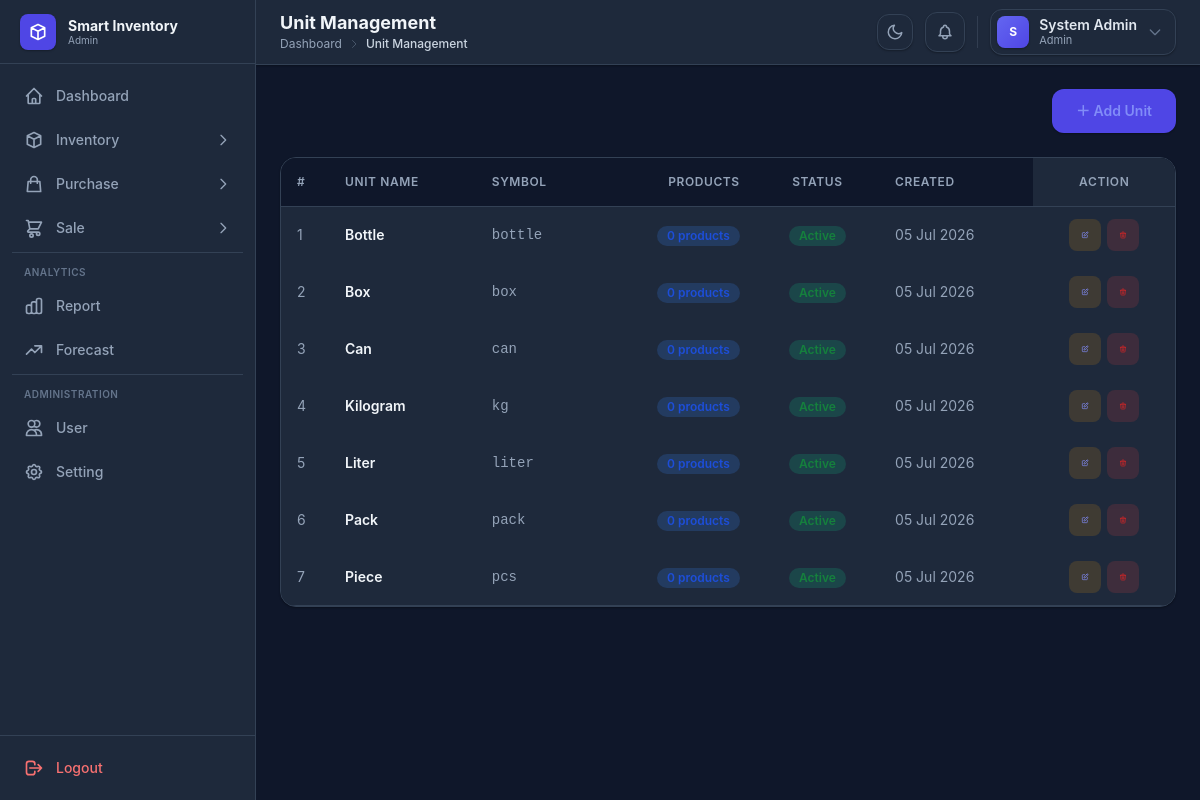
The page /units/index.php (signed in) on the database its author committed.
### tables this page shows
CREATE TABLE IF NOT EXISTS units (
    unit_id INT AUTO_INCREMENT PRIMARY KEY,
    unit_name VARCHAR(50) NOT NULL,
    unit_symbol VARCHAR(20) NOT NULL,
    status ENUM('Active', 'Inactive') NOT NULL DEFAULT 'Active',
    created_at TIMESTAMP DEFAULT CURRENT_TIMESTAMP,
    updated_at TIMESTAMP DEFAULT CURRENT_TIMESTAMP ON UPDATE CURRENT_TIMESTAMP
);

### units/index.php (the view, shortened to what this page needs)
<?php
include "../config/database.php";
$action = $_GET['action'] ?? 'list';
function columnExists($conn, $table, $column) {
    $res = @mysqli_query($conn, "SHOW COLUMNS FROM `$table` LIKE '$column'");
    return $res && mysqli_num_rows($res) > 0;
}
function tableExists($conn, $table) {
    $res = @mysqli_query($conn, "SHOW TABLES LIKE '$table'");
    return $res && mysqli_num_rows($res) > 0;
}
$migrated = columnExists($conn, 'products', 'unit_id');
$units_exists = tableExists($conn, 'units');
$units = [];
if ($units_exists) {
    if ($migrated) {
        $res = @mysqli_query($conn, "SELECT u.*, (SELECT COUNT(*) FROM products WHERE unit_id = u.unit_id) AS product_count FROM units u ORDER BY u.unit_name ASC");
    } else {
        $res = @mysqli_query($conn, "SELECT u.*, 0 AS product_count FROM units u ORDER BY u.unit_name ASC");
    }
    if ($res) {
        while ($r = mysqli_fetch_assoc($res)) {
            $units[] = $r;
        }
    }
}
$unit = null;
?>
<!DOCTYPE html>
<html lang="en">
<head>
    <script src="https://cdn.tailwindcss.com"></script>
    <link rel="stylesheet" href="../assets/css/style.css">
</head>
<body class="bg-gray-50 dark:bg-slate-900">
    <div class="flex min-h-screen">
        <?php include "../includes/sidebar.php"; ?>
        <div class="flex-1 flex flex-col">
            <?php $page_title = 'Unit Management'; include "../includes/header.php"; ?>
            <main class="p-6">
                <?php if ($action === 'add' || $action === 'edit'): ?>
                    <?php $is_edit = ($action === 'edit' && $unit); ?>
                    <div class="max-w-2xl mx-auto">
                        <div class="flex items-center gap-2 text-sm text-gray-500 dark:text-gray-400 mb-6">
                            <a href="index.php" class="hover:text-indigo-600 transition">Units</a>
                            <svg class="w-4 h-4" fill="none" stroke="currentColor" viewBox="0 0 24 24"><path stroke-linecap="round" stroke-linejoin="round" stroke-width="2" d="M9 5l7 7-7 7"/></svg>
                            <span class="text-gray-900 dark:text-white font-semibold"><?= $is_edit ? 'Edit Unit' : 'Add Unit' ?></span>
                        </div>
                        <div class="bg-white dark:bg-slate-800 rounded-2xl shadow-sm border border-gray-200 dark:border-slate-700 overflow-hidden">
                            <div class="px-6 py-4 border-b border-gray-100 dark:border-slate-700 bg-gray-50 dark:bg-slate-700/50">
                                <h3 class="text-sm font-bold text-gray-700 dark:text-gray-200 uppercase tracking-wider flex items-center gap-2">
                                    <svg class="w-4 h-4 text-indigo-500" fill="none" stroke="currentColor" viewBox="0 0 24 24">
                                        <path stroke-linecap="round" stroke-linejoin="round" stroke-width="2" d="M20 7l-8-4-8 4m16 0l-8 4m8-4v10l-8 4m0-10L4 7m8 4v10M4 7v10l8 4" />
                                    </svg>
                                    <?= $is_edit ? 'Edit Unit Information' : 'New Unit Information' ?>
                                </h3>
                            </div>
                            <div class="p-6">
                                <form method="POST" class="space-y-5">
                                    <div>
                                        <label class="block text-sm font-semibold text-gray-700 dark:text-gray-300 mb-2">Unit Name <span class="text-red-500">*</span></label>
                                        <input type="text" name="unit_name" value="<?= $is_edit ? htmlspecialchars($unit['unit_name']) : '' ?>" class="w-full border border-gray-300 dark:border-slate-600 rounded-xl px-4 py-3 text-sm focus:outline-none focus:ring-2 focus:ring-indigo-500 focus:border-transparent dark:bg-slate-700 dark:text-white transition" placeholder="e.g. Kilogram" required>
                                    </div>
                                    <div>
                                        <label class="block text-sm font-semibold text-gray-700 dark:text-gray-300 mb-2">Unit Symbol <span class="text-red-500">*</span></label>
                                        <input type="text" name="unit_symbol" value="<?= $is_edit ? htmlspecialchars($unit['unit_symbol']) : '' ?>" class="w-full border border-gray-300 dark:border-slate-600 rounded-xl px-4 py-3 text-sm focus:outline-none focus:ring-2 focus:ring-indigo-500 focus:border-transparent dark:bg-slate-700 dark:text-white font-mono transition" placeholder="e.g. kg" required>
                                        <p class="text-xs text-gray-400 mt-1.5">Short code displayed in product forms and reports</p>
                                    </div>
                                    <div>
                                        <label class="block text-sm font-semibold text-gray-700 dark:text-gray-300 mb-2">Status <span class="text-red-500">*</span></label>
                                        <select name="status" class="w-full border border-gray-300 dark:border-slate-600 rounded-xl px-4 py-3 text-sm focus:outline-none focus:ring-2 focus:ring-indigo-500 focus:border-transparent dark:bg-slate-700 dark:text-white transition" required>
                                            <option value="Active" <?= ($is_edit && $unit['status'] === 'Active') ? 'selected' : '' ?>>Active</option>
                                            <option value="Inactive" <?= ($is_edit && $unit['status'] === 'Inactive') ? 'selected' : '' ?>>Inactive</option>
                                        </select>
                                    </div>
                                    <div class="flex justify-end gap-3 pt-4 border-t border-gray-200 dark:border-slate-700">
                                        <a href="index.php" class="px-6 py-3 bg-gray-100 dark:bg-slate-700 text-gray-700 dark:text-gray-300 rounded-xl text-sm font-semibold hover:bg-gray-200 dark:hover:bg-slate-600 transition">Cancel</a>
                                        <button name="<?= $is_edit ? 'update' : 'save' ?>" class="px-8 py-3 bg-indigo-600 text-white rounded-xl text-sm font-semibold hover:bg-indigo-700 transition shadow-sm shadow-indigo-200 dark:shadow-indigo-500/20">
                                            <?= $is_edit ? 'Update Unit' : 'Save Unit' ?>
                                        </button>
                                    </div>
                                </form>
                            </div>
                        </div>
                    </div>
                <?php else: ?>
                    <div class="flex justify-end items-center mb-6">
                        <a href="?action=add" class="bg-indigo-600 text-white px-6 py-3 rounded-xl text-sm font-semibold hover:bg-indigo-700 transition shadow-sm">＋ Add Unit</a>
                    </div>
                    <div class="bg-white dark:bg-slate-800 rounded-2xl shadow-sm border border-gray-200 dark:border-slate-700 overflow-hidden">
                        <div class="table-wrap">
                            <table class="data-table w-full">
                                <thead>
                                    <tr>
                                        <th class="w-12">#</th>
                                        <th>Unit Name</th>
                                        <th>Symbol</th>
                                        <th class="num">Products</th>
                                        <th class="center">Status</th>
                                        <th>Created</th>
                                        <th class="center sticky right-0 bg-gray-50 dark:bg-slate-800 z-10">Action</th>
                                    </tr>
                                </thead>
                                <tbody>
                                    <?php if (empty($units)): ?>
                                        <tr><td colspan="7" class="px-6 py-12 text-center text-gray-400">No units found</td></tr>
                                    <?php else: ?>
                                        <?php $count = 1;
                                        foreach ($units as $u): ?>
                                            <tr class="border-b hover:bg-gray-50 dark:hover:bg-slate-700/50 transition-colors">
                                                <td class="px-4 py-3 text-gray-500 dark:text-gray-400"><?= $count++ ?></td>
                                                <td class="px-4 py-3 font-semibold text-gray-900 dark:text-white"><?= htmlspecialchars($u['unit_name']) ?></td>
                                                <td class="px-4 py-3 font-mono text-sm text-gray-600 dark:text-gray-300"><?= htmlspecialchars($u['unit_symbol']) ?></td>
                                                <td class="px-4 py-3 num">
                                                    <span class="inline-flex items-center px-2.5 py-0.5 rounded-full text-xs font-semibold bg-blue-100 text-blue-700"><?= $u['product_count'] ?> products</span>
                                                </td>
                                                <td class="px-4 py-3 center">
                                                    <?php if ($u['status'] === 'Active'): ?>
                                                        <span class="inline-flex items-center px-2.5 py-0.5 rounded-full text-xs font-semibold bg-green-100 text-green-700">Active</span>
                                                    <?php else: ?>
                                                        <span class="inline-flex items-center px-2.5 py-0.5 rounded-full text-xs font-semibold bg-red-100 text-red-700">Inactive</span>
                                                    <?php endif; ?>
                                                </td>
                                                <td class="px-4 py-3 text-sm text-gray-500 dark:text-gray-400"><?= date('d M Y', strtotime($u['created_at'])) ?></td>
                                                <td class="px-4 py-3 center sticky right-0 bg-white dark:bg-slate-800 z-10">
                                                    <div class="actions">
                                                        <a href="?action=edit&id=<?= $u['unit_id'] ?>" title="Edit" class="btn btn-sm inline-flex items-center justify-center w-8 h-8 rounded-lg bg-amber-50 text-amber-600 hover:bg-amber-100 transition-colors">
                                                            <svg class="w-4 h-4" fill="none" stroke="currentColor" viewBox="0 0 24 24">
                                                                <path stroke-linecap="round" stroke-linejoin="round" stroke-width="2" d="M11 5H6a2 2 0 00-2 2v11a2 2 0 002 2h11a2 2 0 002-2v-5m-1.414-9.414a2 2 0 112.828 2.828L11.828 15H9v-2.828l8.586-8.586z" />
                                                            </svg>
                                                        </a>
                                                        <button onclick="openDeleteModal(<?= $u['unit_id'] ?>, '<?= htmlspecialchars(addslashes($u['unit_name'])) ?>', 'index.php')" title="Delete" class="btn btn-sm inline-flex items-center justify-center w-8 h-8 rounded-lg bg-red-50 text-red-600 hover:bg-red-100 transition-colors">
                                                            <svg class="w-4 h-4" fill="none" stroke="currentColor" viewBox="0 0 24 24">
                                                                <path stroke-linecap="round" stroke-linejoin="round" stroke-width="2" d="M19 7l-.867 12.142A2 2 0 0116.138 21H7.862a2 2 0 01-1.995-1.858L5 7m5 4v6m4-6v6m1-10V4a1 1 0 00-1-1h-4a1 1 0 00-1 1v3M4 7h16" />
                                                            </svg>
                                                        </button>
                                                    </div>
                                                </td>
                                            </tr>
                                        <?php endforeach; ?>
                                    <?php endif; ?>
                                </tbody>
                            </table>
                        </div>
                    </div>
                <?php endif; ?>
            </main>
        </div>
    </div>
    <?php include "../includes/footer.php"; ?>
</body>
</html>

### rows shown on the page
units: unit_name "Bottle", unit_symbol "bottle", product_count "0", status "Active", created_at "05 Jul 2026"
units: unit_name "Box", unit_symbol "box", product_count "0", status "Active", created_at "05 Jul 2026"
units: unit_name "Can", unit_symbol "can", product_count "0", status "Active", created_at "05 Jul 2026"
units: unit_name "Kilogram", unit_symbol "kg", product_count "0", status "Active", created_at "05 Jul 2026"
units: unit_name "Liter", unit_symbol "liter", product_count "0", status "Active", created_at "05 Jul 2026"
units: unit_name "Pack", unit_symbol "pack", product_count "0", status "Active", created_at "05 Jul 2026"
units: unit_name "Piece", unit_symbol "pcs", product_count "0", status "Active", created_at "05 Jul 2026"

### other values the page prints
$role "Admin"
$page_title "Unit Management"
$part "Dashboard"
$part "Unit Management"
substr($name, 0, 1) "S"
$name "System Admin"
